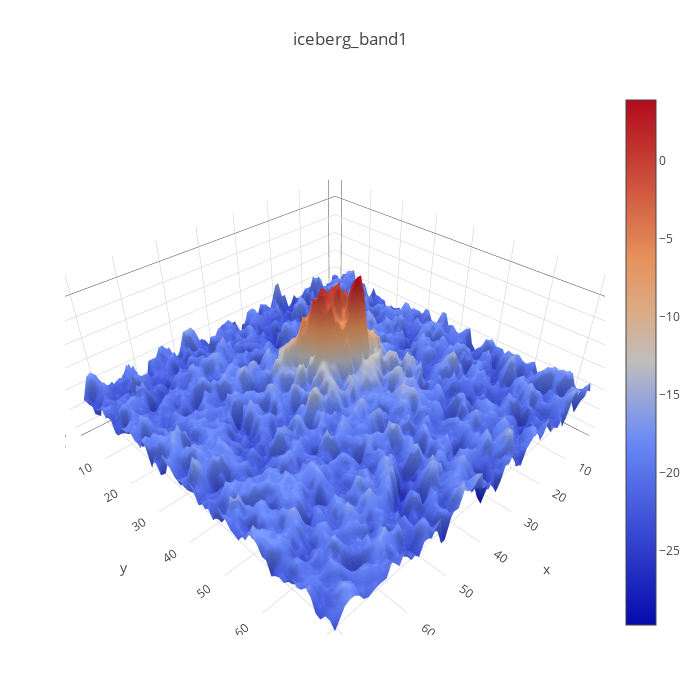

The code cell stored with this chart in its notebook:
### Code cell
import plotly.offline as py
import plotly.graph_objs as go
py.init_notebook_mode(connected=True)
def plotmy3d(c, name):

    data = [
        go.Surface(
            z=c
        )
    ]
    layout = go.Layout(
        title=name,
        autosize=False,
        width=700,
        height=700,
        margin=dict(
            l=65,
            r=50,
            b=65,
            t=90
        )
    )
    fig = go.Figure(data=data, layout=layout)
    py.iplot(fig)
plotmy3d(train_images[5,:,:,0], 'iceberg_band1')

### Figure 1 — Plotly figure (JSON) as saved in the notebook; plotly's stock layout.template omitted (floating-point values rounded to 4 significant figures; data arrays with more than 128 entries replaced by an {"elided": "..."} marker saying what was removed)
{"data": [{"type": "surface", "z": {"elided": "75x75 float values"}}], "layout": {"autosize": false, "height": 700, "margin": {"b": 65, "l": 65, "r": 50, "t": 90}, "title": "iceberg_band1", "width": 700}}
